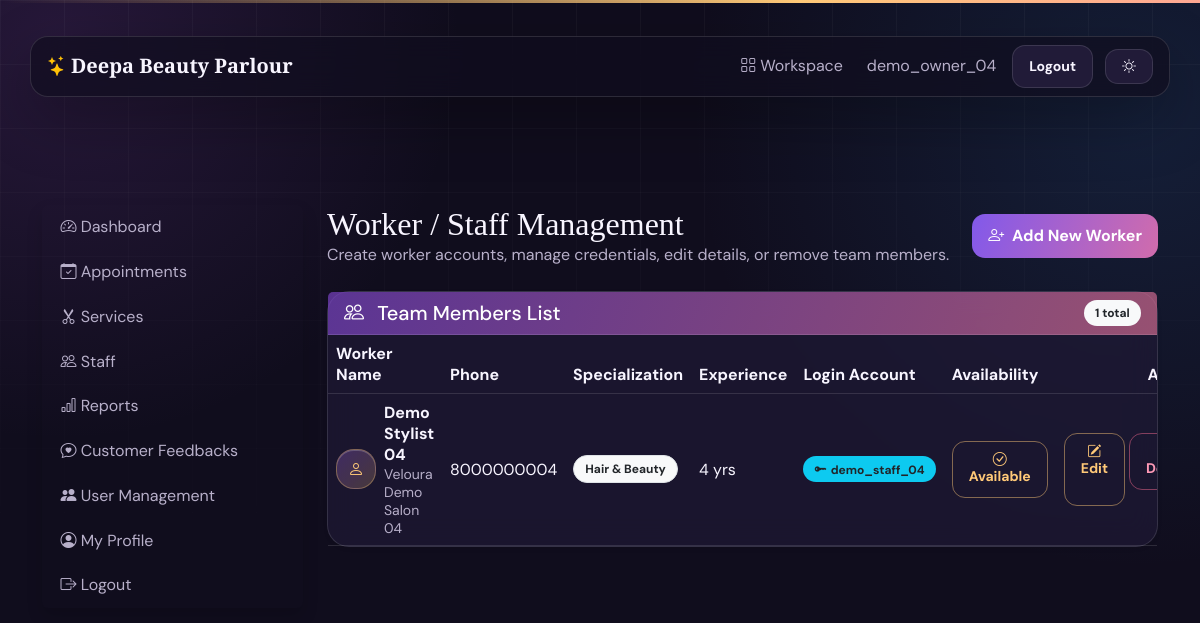
Screenshot of /owner/staff/ (signed in) with the database file from the repository.
### accounts/models.py (models this page shows, shortened)
class User(AbstractUser):
    class Role(models.TextChoices):
        CUSTOMER = "CUSTOMER", "Customer"
        OWNER = "OWNER", "Salon Owner"
        STAFF = "STAFF", "Staff"
        SERVICE_MANAGER = "SERVICE_MANAGER", "Service Management"
        ADMIN = "ADMIN", "Admin"
    role = models.CharField(
        max_length=20,
        choices=Role.choices,
        default=Role.CUSTOMER
    )
    phone = models.CharField(max_length=15, blank=True)
    profile_image = models.ImageField(
        upload_to="profiles/",
        blank=True,
        null=True
    )
    created_at = models.DateTimeField(auto_now_add=True)

### salons/models.py (models this page shows, shortened)
class Staff(models.Model):
    user = models.OneToOneField(
        settings.AUTH_USER_MODEL,
        on_delete=models.SET_NULL,
        related_name="staff_profile",
        blank=True,
        null=True,
        help_text="Login account used by this staff member",
    )
    salon = models.ForeignKey(
        Salon,
        on_delete=models.CASCADE,
        related_name="staff_members"
    )
    name = models.CharField(max_length=100)
    phone = models.CharField(max_length=15)
    specialization = models.CharField(max_length=100)
    experience = models.PositiveIntegerField(
        help_text="Years"
    )
    photo = models.ImageField(
        upload_to="staff/",
        blank=True,
        null=True
    )
    is_available = models.BooleanField(default=True)

class Salon(models.Model):
    owner = models.OneToOneField(
        settings.AUTH_USER_MODEL,
        on_delete=models.CASCADE,
        related_name="salon"
    )
    name = models.CharField(max_length=150)
    description = models.TextField(blank=True)
    phone = models.CharField(max_length=15)
    email = models.EmailField()
    upi_id = models.CharField(max_length=100, blank=True, help_text="UPI ID used for payment QR codes")
    payment_qr = models.ImageField(upload_to="payment_qr/", blank=True, null=True)
    address = models.TextField()
    city = models.CharField(max_length=100)
    state = models.CharField(max_length=100)
    pincode = models.CharField(max_length=10)
    opening_time = models.TimeField()
    closing_time = models.TimeField()
    logo = models.ImageField(
        upload_to="salon_logos/",
        blank=True,
        null=True
    )
    is_active = models.BooleanField(default=True)
    created_at = models.DateTimeField(auto_now_add=True)
    class Meta:
        ordering = ["name"]

### owner/views.py (the view)
# urls.py: path("staff/", staff_list, name="owner_staff"),
@owner_required
def staff_list(request):
    return render(request, "owner/staff.html", {"staffs": scoped(request, Staff.objects.all())})

### owner/views.py (called while the page is built, shortened)
def get_admin_salon(request):
    if hasattr(request.user, "salon"):
        return request.user.salon

def scoped(request, qs):
    salon = get_admin_salon(request)
    if salon and hasattr(qs.model, "salon"):
        return qs.filter(salon=salon)
    return qs

### templates/owner/staff.html (shortened to what this page needs)
﻿{% extends "owner/base.html" %}
{% block owner_content %}
<div class="d-flex justify-content-between align-items-center mb-4 flex-wrap gap-2">
  <div>
    <h2 class="page-title mb-0">Worker / Staff Management</h2>
    <p class="text-muted mb-0">Create worker accounts, manage credentials, edit details, or remove team members.</p>
  </div>
  <a href="{% url 'add_staff' %}" class="btn btn-primary">
    <i class="bi bi-person-plus me-1"></i> Add New Worker
  </a>
</div>
<div class="card shadow-sm">
  <div class="card-header bg-primary text-white d-flex justify-content-between align-items-center">
    <h5 class="mb-0"><i class="bi bi-people me-2"></i> Team Members List</h5>
    <span class="badge bg-light text-dark">{{ staffs|length }} total</span>
  </div>
  <div class="table-responsive">
    <table class="table align-middle mb-0">
      <thead>
        <tr>
          <th>Worker Name</th>
          <th>Phone</th>
          <th>Specialization</th>
          <th>Experience</th>
          <th>Login Account</th>
          <th>Availability</th>
          <th class="text-end">Actions</th>
        </tr>
      </thead>
      <tbody>
        {% for staff in staffs %}
        <tr>
          <td>
            <div class="d-flex align-items-center gap-2">
              {% if staff.photo %}
                <img src="{{ staff.photo.url }}" alt="{{ staff.name }}" class="rounded-circle border" style="width:40px;height:40px;object-fit:cover;">
              {% else %}
                <div class="icon-dot" style="width:40px;height:40px;font-size:1rem;flex-shrink:0;">
                  <i class="bi bi-person"></i>
                </div>
              {% endif %}
              <div>
                <strong>{{ staff.name }}</strong>
                <br><small class="text-muted">{{ staff.salon.name }}</small>
              </div>
            </div>
          </td>
          <td>{{ staff.phone|default:"—" }}</td>
          <td><span class="badge bg-light text-dark border">{{ staff.specialization }}</span></td>
          <td>{{ staff.experience }} yrs</td>
          <td>
            {% if staff.user %}
              <span class="badge bg-info text-dark"><i class="bi bi-key-fill me-1"></i>{{ staff.user.username }}</span>
            {% else %}
              <span class="text-muted small">No account</span>
            {% endif %}
          </td>
          <td>
            <form method="post" action="{% url 'toggle_staff' staff.id %}" class="d-inline">
              <button class="btn btn-sm {% if staff.is_available %}btn-outline-success{% else %}btn-outline-danger{% endif %}" title="Toggle availability">
                {% if staff.is_available %}
                  <i class="bi bi-check-circle"></i> Available
                {% else %}
                  <i class="bi bi-dash-circle"></i> Unavailable
                {% endif %}
              </button>
            </form>
          </td>
          <td class="text-end">
            <div class="d-flex justify-content-end gap-1">
              <a href="{% url 'edit_staff' staff.id %}" class="btn btn-sm btn-outline-primary" title="Edit worker details">
                <i class="bi bi-pencil-square"></i> Edit
              </a>
              <form method="post" action="{% url 'delete_staff' staff.id %}" class="d-inline" onsubmit="return confirm('Are you sure you want to permanently delete worker \'{{ staff.name }}\' and their login account?');">
                <button type="submit" class="btn btn-sm btn-outline-danger" title="Delete worker">
                   Delete
                </button>
              </form>
            </div>
          </td>
        </tr>
        {% endfor %}
      </tbody>
    </table>
  </div>
</div>
{% endblock %}

### templates/base.html (shortened to what this page needs)
<!doctype html>
<html lang="en" data-theme="dark"><head>
<link href="https://cdn.jsdelivr.net/npm/bootstrap@5.3.7/dist/css/bootstrap.min.css" rel="stylesheet"><link href="https://cdn.jsdelivr.net/npm/bootstrap-icons@1.11.3/font/bootstrap-icons.min.css" rel="stylesheet"><link href="https://unpkg.com/aos@2.3.4/dist/aos.css" rel="stylesheet">
</head>
<body><nav class="navbar navbar-expand-lg navbar-dark px-3"><a class="navbar-brand fw-bold" href="{% url 'home' %}"><i class="bi bi-stars me-1 text-warning"></i>Deepa Beauty Parlour</a><div class="collapse navbar-collapse" id="mainNav"><div class="navbar-nav ms-auto align-items-lg-center gap-lg-2">{% if user.is_authenticated %}<a class="nav-link" href="{% url 'dashboard' %}"><i class="bi bi-grid me-1"></i>Workspace</a><a class="nav-link" href="{% url 'profile' %}">{{ user.username }}</a><a href="{% url 'logout' %}" class="btn btn-outline-secondary btn-sm">Logout</a>{% else %}<a class="nav-link" href="{% url 'login' %}">Login</a><a href="{% url 'register' %}" class="btn btn-primary btn-sm">Get started</a>{% endif %}<button class="btn btn-outline-secondary btn-sm ms-lg-1" id="themeToggle" type="button" aria-label="Toggle colour theme"><i class="bi bi-sun"></i></button></div></div></nav><main class="container main-shell"><div data-aos="fade-up" data-aos-duration="550">{% block content %}{% endblock %}</div></main></body></html>

### templates/base.html (style rules this page uses)
:root { --bg:#100d1d;--bg-soft:#18142a;--surface:rgba(31,25,53,.72);--surface-solid:#211b38;--ink:#f8f5ff;--muted:#b8b0ca;--line:rgba(255,255,255,.12);--primary:#ab75ff;--gold:#ffc978;--pink:#ff86ae;--shadow:0 22px 60px rgba(0,0,0,.28) }
* { box-sizing:border-box }
html { scroll-behavior:smooth }
body { min-height:100vh;background:radial-gradient(circle at 5% 5%,#703b963d,transparent 25rem),radial-gradient(circle at 95% 15%,#286cae30,transparent 28rem),var(--bg);color:var(--ink);font-family:"DM Sans",sans-serif;overflow-x:hidden }
body:before { content:"";position:fixed;inset:0;pointer-events:none;opacity:.3;background-image:linear-gradient(var(--line) 1px,transparent 1px),linear-gradient(90deg,var(--line) 1px,transparent 1px);background-size:64px 64px;mask-image:linear-gradient(to bottom,#000,transparent 80%) }
.navbar { background:rgba(17,13,31,.7)!important;backdrop-filter:blur(18px);border:1px solid var(--line);border-radius:18px;margin:12px auto;width:min(1140px,calc(100% - 24px));box-shadow:var(--shadow) }
.navbar-brand,.page-title,h1,h2,h3 { font-family:"Playfair Display",serif }
.navbar-brand { color:var(--ink)!important }
.nav-link { color:var(--muted)!important }
.main-shell { padding-top:6rem }
.card { background:var(--surface);border:1px solid var(--line);border-radius:22px;box-shadow:var(--shadow);color:var(--ink);backdrop-filter:blur(14px);transition:transform .25s ease,border-color .25s ease,box-shadow .25s ease }
.card-header { background:linear-gradient(110deg,#7d45c9aa,#d66d92aa)!important;border-bottom:1px solid var(--line)!important;color:white!important }
.text-muted,.form-text,small { color:var(--muted)!important }
.btn { border-radius:13px;padding:.62rem 1rem;font-weight:700;border:0;transition:.2s transform,.2s box-shadow;position:relative;overflow:hidden }
.btn-primary,.btn-success { background:linear-gradient(110deg,#8259ea,#d06cac)!important;color:white }
.btn-secondary,.btn-outline-secondary { background:var(--surface-solid);color:var(--ink);border:1px solid var(--line) }
.btn-outline-primary,.btn-outline-success { color:var(--gold);border:1px solid #ffc97877;background:transparent }
.btn-outline-danger { color:#ff9ab7;border:1px solid #ff719477;background:transparent }
.table { --bs-table-bg:transparent;--bs-table-color:var(--ink);--bs-table-border-color:var(--line);--bs-table-hover-bg:rgba(180,133,255,.09);--bs-table-hover-color:var(--ink) }
.table>*>* { padding:1rem .75rem }
.badge { border-radius:99px;padding:.42rem .7rem }
.icon-dot { width:54px;height:54px;display:grid;place-items:center;border-radius:18px;color:var(--gold);font-size:1.35rem;background:linear-gradient(135deg,#a969f544,#ffc97833);border:1px solid #ffc97855;box-shadow:inset 0 1px #fff3 }

### rows the page displays
User: username "demo_owner_04"
Staff: name "Demo Stylist 04", salon.name "Veloura Demo Salon 04", phone "8000000004", specialization "Hair & Beauty", experience "4", user.username "demo_staff_04", is_available True (drawn)

### other values shown
{{ staffs|length }} "1"
